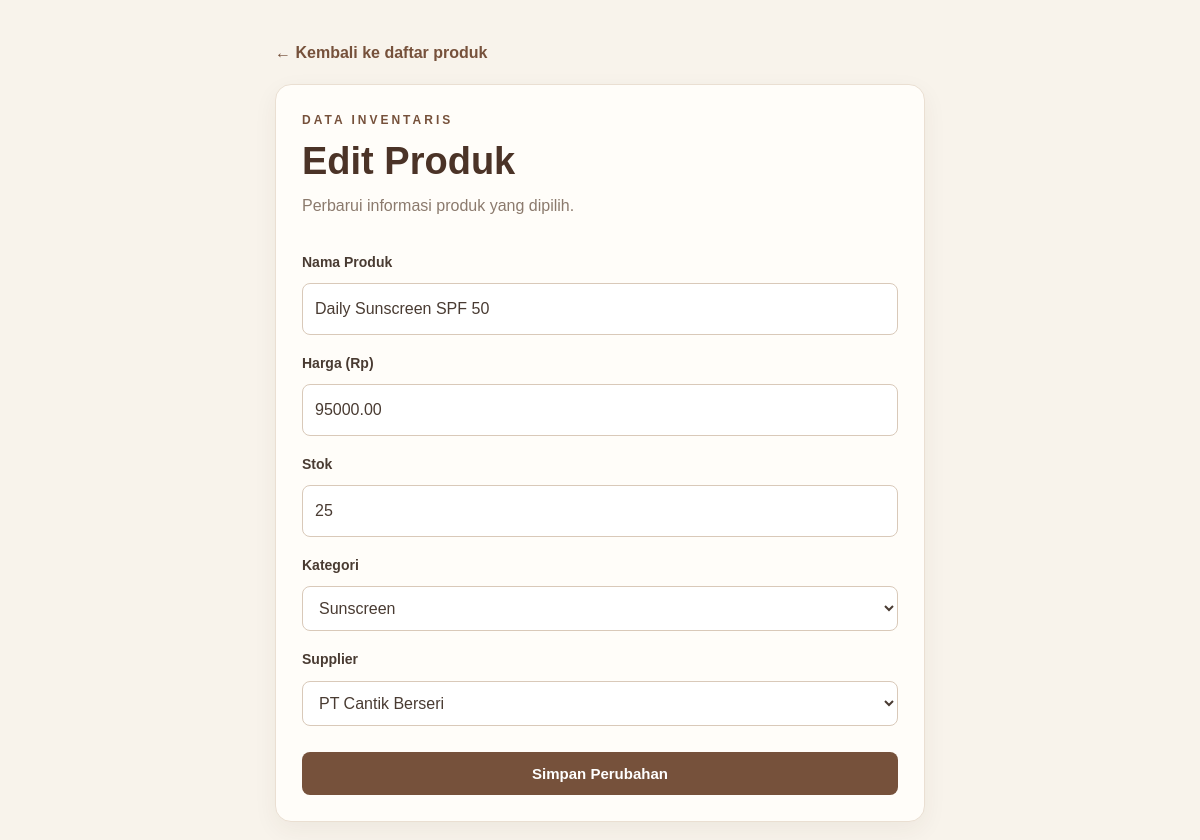
Page /edit.php?id=2 on the committed database.
### tables this page shows
CREATE TABLE produk (
    id INT AUTO_INCREMENT PRIMARY KEY,
    nama VARCHAR(150) NOT NULL,
    harga DECIMAL(12,2) NOT NULL DEFAULT 0,
    stok INT NOT NULL DEFAULT 0,
    kategori_id INT NOT NULL,
    supplier_id INT NOT NULL,
    CONSTRAINT fk_produk_kategori
        FOREIGN KEY (kategori_id) REFERENCES kategori(id),
    CONSTRAINT fk_produk_supplier
        FOREIGN KEY (supplier_id) REFERENCES supplier(id)
);

CREATE TABLE kategori (
    id INT AUTO_INCREMENT PRIMARY KEY,
    nama VARCHAR(100) NOT NULL UNIQUE
);

CREATE TABLE supplier (
    id INT AUTO_INCREMENT PRIMARY KEY,
    nama VARCHAR(150) NOT NULL
);

### functions.php (called while the page is built, shortened)
<?php
function e(mixed $value): string
{
    return htmlspecialchars(
        (string) $value,
        ENT_QUOTES | ENT_SUBSTITUTE,
        'UTF-8'
    );
}

### edit.php (the view, shortened to what this page needs)
<?php
require_once __DIR__ . '/config/functions.php';
$pdo = Database::getInstance()->getConnection();
$id = filter_input(INPUT_GET, 'id', FILTER_VALIDATE_INT);
$stmt = $pdo->prepare("SELECT * FROM produk WHERE id = :id");
$stmt->execute(['id' => $id]);
$product = $stmt->fetch();
$kategori = $pdo->query(
    "SELECT id, nama FROM kategori ORDER BY nama"
)->fetchAll();
$supplier = $pdo->query(
    "SELECT id, nama FROM supplier ORDER BY nama"
)->fetchAll();
$nama = $product['nama'];
$harga = $product['harga'];
$stok = $product['stok'];
$kategoriId = $product['kategori_id'];
$supplierId = $product['supplier_id'];
?>
<!DOCTYPE html>
<html lang="id">
<head>
    <link rel="stylesheet" href="assets/style.css">
</head>
<body>
<main class="form-container">
    <a class="back-link" href="index.php">← Kembali ke daftar produk</a>
    <section class="panel form-panel">
        <p class="eyebrow">DATA INVENTARIS</p>
        <h1>Edit Produk</h1>
        <p class="subtitle">Perbarui informasi produk yang dipilih.</p>
        <form method="POST" action="edit.php?id=<?= e($id) ?>">
            <label for="nama">Nama Produk</label>
            <input id="nama" name="nama" maxlength="150" required
                   value="<?= e($nama) ?>">
            <label for="harga">Harga (Rp)</label>
            <input id="harga" name="harga" type="number"
                   min="0" max="9999999999.99" step="0.01" required
                   value="<?= e($harga) ?>">
            <label for="stok">Stok</label>
            <input id="stok" name="stok" type="number"
                   min="0" step="1" required value="<?= e($stok) ?>">
            <label for="kategori_id">Kategori</label>
            <select id="kategori_id" name="kategori_id" required>
                <?php foreach ($kategori as $item): ?>
                    <option value="<?= e($item['id']) ?>"
                        <?= (string) $kategoriId === (string) $item['id']
                            ? 'selected' : '' ?>>
                        <?= e($item['nama']) ?>
                    </option>
                <?php endforeach; ?>
            </select>
            <label for="supplier_id">Supplier</label>
            <select id="supplier_id" name="supplier_id" required>
                <?php foreach ($supplier as $item): ?>
                    <option value="<?= e($item['id']) ?>"
                        <?= (string) $supplierId === (string) $item['id']
                            ? 'selected' : '' ?>>
                        <?= e($item['nama']) ?>
                    </option>
                <?php endforeach; ?>
            </select>
            <button class="btn btn-primary btn-full" type="submit">
                Simpan Perubahan
            </button>
        </form>
    </section>
</main>
</body>
</html>

### style.css (style rules this page uses)
* { margin: 0; padding: 0; box-sizing: border-box; }
:root { --brown: #76513b; --brown-dark: #4b3327; --cream: #f8f3eb; --white: #fffdf9; --text: #493b32; --muted: #8b7a6d; --border: #eadfd2; }
body { min-height: 100vh; background: var(--cream); color: var(--text); font-family: Arial, Helvetica, sans-serif; line-height: 1.6; }
.eyebrow { color: var(--brown); font-size: 12px; font-weight: bold; letter-spacing: 3px; margin-bottom: 8px; }
h1 { color: var(--brown-dark); font-size: clamp(28px, 4vw, 38px); line-height: 1.25; }
.subtitle { color: var(--muted); margin-top: 8px; }
.panel { background: var(--white); border: 1px solid var(--border); border-radius: 16px; padding: 26px; box-shadow: 0 8px 24px rgba(75, 51, 39, 0.06); }
.btn { display: inline-block; border: 0; border-radius: 8px; padding: 10px 14px; font-size: 13px; font-weight: bold; font-family: inherit; text-decoration: none; cursor: pointer; transition: 0.2s; white-space: nowrap; }
.btn-primary { background: var(--brown); color: white; }
.form-container { width: min(650px, 92%); margin: 40px auto; }
.back-link { display: inline-block; margin-bottom: 18px; color: var(--brown); text-decoration: none; font-weight: bold; }
.form-panel form { display: flex; flex-direction: column; gap: 10px; margin-top: 25px; }
.form-panel label { font-size: 14px; font-weight: bold; margin-top: 7px; }
.form-panel input, .form-panel select { width: 100%; padding: 12px; border: 1px solid #d9c9b9; border-radius: 8px; background: white; color: var(--text); font: inherit; }
.btn-full { width: 100%; margin-top: 16px; padding: 13px; font-size: 15px; }

### rows in the picture
produk: nama "Daily Sunscreen SPF 50", harga "95000.00", stok "25", kategori_id "Sunscreen", supplier_id "PT Cantik Berseri"
